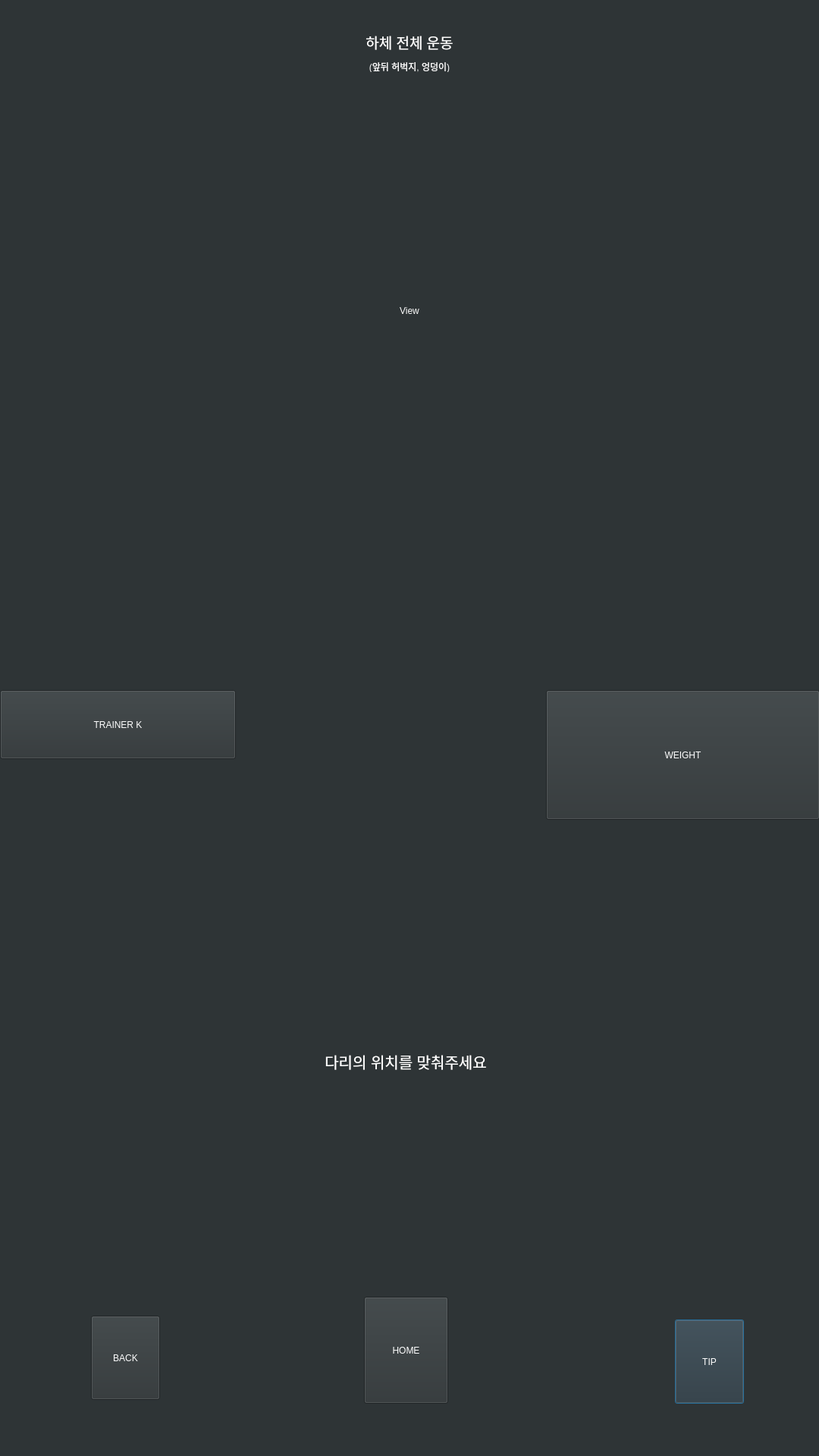
<?xml version="1.0" encoding="UTF-8"?>
<ui version="4.0">
 <class>Dialog</class>
 <widget class="QDialog" name="Dialog">
  <property name="geometry">
   <rect>
    <x>0</x>
    <y>0</y>
    <width>1080</width>
    <height>1920</height>
   </rect>
  </property>
  <property name="sizePolicy">
   <sizepolicy hsizetype="Maximum" vsizetype="Maximum">
    <horstretch>0</horstretch>
    <verstretch>0</verstretch>
   </sizepolicy>
  </property>
  <property name="maximumSize">
   <size>
    <width>6820</width>
    <height>12120</height>
   </size>
  </property>
  <property name="windowTitle">
   <string>Dialog</string>
  </property>
  <property name="styleSheet">
   <string notr="true">color: rgb(255, 255, 255);
background-color: rgb(46, 52, 54);</string>
  </property>
  <widget class="QPushButton" name="tip_btn">
   <property name="geometry">
    <rect>
     <x>890</x>
     <y>1740</y>
     <width>91</width>
     <height>111</height>
    </rect>
   </property>
   <property name="styleSheet">
    <string notr="true">border-image: url(:/button/팁버튼.png);</string>
   </property>
   <property name="text">
    <string>TIP</string>
   </property>
  </widget>
  <widget class="QPushButton" name="back_btn">
   <property name="geometry">
    <rect>
     <x>120</x>
     <y>1735</y>
     <width>91</width>
     <height>111</height>
    </rect>
   </property>
   <property name="styleSheet">
    <string notr="true">border-image: url(:/button/뒤로가기 그룹.png);</string>
   </property>
   <property name="text">
    <string>BACK</string>
   </property>
  </widget>
  <widget class="QPushButton" name="home_btn">
   <property name="geometry">
    <rect>
     <x>480</x>
     <y>1710</y>
     <width>111</width>
     <height>141</height>
    </rect>
   </property>
   <property name="styleSheet">
    <string notr="true">border-image: url(:/button/홈버튼 그룹.png);</string>
   </property>
   <property name="text">
    <string>HOME</string>
   </property>
  </widget>
  <widget class="QPushButton" name="trainer_btn">
   <property name="geometry">
    <rect>
     <x>0</x>
     <y>910</y>
     <width>311</width>
     <height>91</height>
    </rect>
   </property>
   <property name="styleSheet">
    <string notr="true">border-image: url(:/button/4.트레이너설명듣기버튼.png);</string>
   </property>
   <property name="text">
    <string>TRAINER K</string>
   </property>
  </widget>
  <widget class="QPushButton" name="weight_btn">
   <property name="geometry">
    <rect>
     <x>720</x>
     <y>910</y>
     <width>361</width>
     <height>171</height>
    </rect>
   </property>
   <property name="styleSheet">
    <string notr="true">border-image: url(:/button/4.중량설정버튼.png);</string>
   </property>
   <property name="text">
    <string>WEIGHT</string>
   </property>
  </widget>
  <widget class="QLabel" name="label">
   <property name="geometry">
    <rect>
     <x>40</x>
     <y>110</y>
     <width>1000</width>
     <height>600</height>
    </rect>
   </property>
   <property name="text">
    <string>View</string>
   </property>
   <property name="alignment">
    <set>Qt::AlignCenter</set>
   </property>
  </widget>
  <widget class="QLabel" name="label_2">
   <property name="geometry">
    <rect>
     <x>440</x>
     <y>30</y>
     <width>200</width>
     <height>50</height>
    </rect>
   </property>
   <property name="font">
    <font>
     <pointsize>14</pointsize>
    </font>
   </property>
   <property name="text">
    <string>하체 전체 운동</string>
   </property>
   <property name="alignment">
    <set>Qt::AlignCenter</set>
   </property>
  </widget>
  <widget class="QLabel" name="label_3">
   <property name="geometry">
    <rect>
     <x>440</x>
     <y>80</y>
     <width>200</width>
     <height>15</height>
    </rect>
   </property>
   <property name="text">
    <string>(앞뒤 허벅지, 엉덩이)</string>
   </property>
   <property name="alignment">
    <set>Qt::AlignCenter</set>
   </property>
  </widget>
  <widget class="QLabel" name="label_4">
   <property name="geometry">
    <rect>
     <x>360</x>
     <y>1380</y>
     <width>350</width>
     <height>40</height>
    </rect>
   </property>
   <property name="font">
    <font>
     <pointsize>15</pointsize>
    </font>
   </property>
   <property name="text">
    <string>다리의 위치를 맞춰주세요</string>
   </property>
   <property name="alignment">
    <set>Qt::AlignCenter</set>
   </property>
  </widget>
 </widget>
 <resources/>
 <connections/>
</ui>
